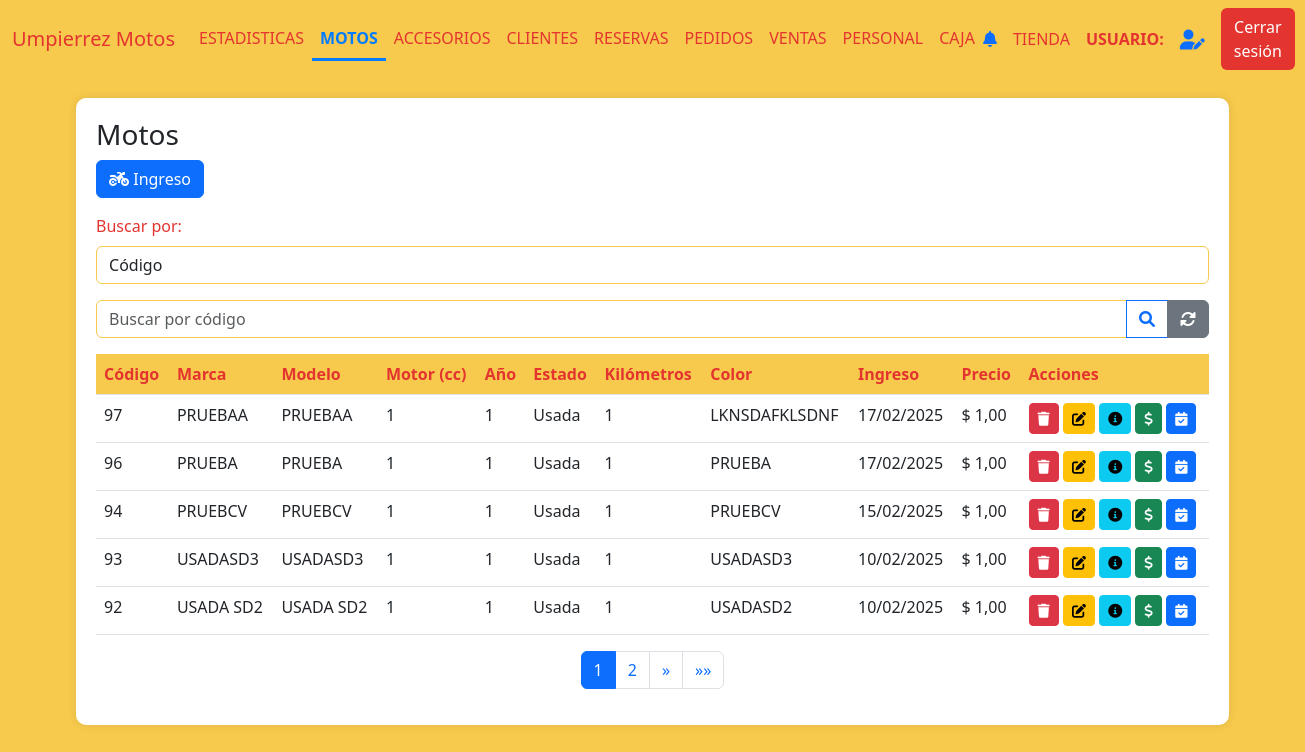
The page /motos (signed in) on the database as committed earlier.
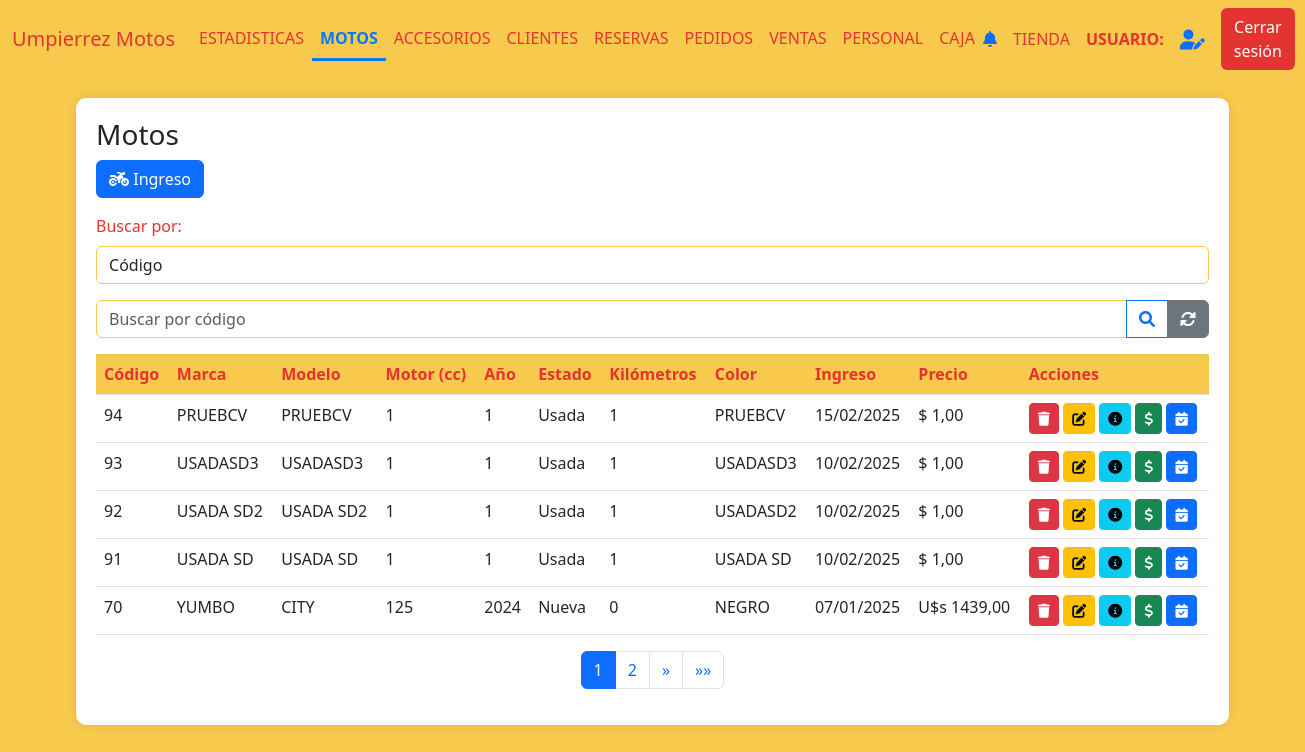
The same page on the database as committed later.
### AppUM/models.py (models this page shows)
class Moto(models.Model):
    marca = models.CharField(max_length=20)
    modelo = models.CharField(max_length=20)
    anio = models.IntegerField()
    motor = models.IntegerField()
    estado = models.CharField(max_length=10)
    kilometros = models.IntegerField()
    precio = models.DecimalField(max_digits=10, decimal_places=2)
    color = models.CharField(max_length=20)
    num_motor = models.CharField(max_length=40, unique=True)
    num_chasis = models.CharField(max_length=40, unique=True)
    num_cilindros = models.IntegerField(default=1)
    cantidad_pasajeros = models.IntegerField(default=2)
    foto = models.ImageField(null=True, blank=True, upload_to="motos/fotos/")
    pertenece_tienda = models.BooleanField()
    pertenece_taller = models.BooleanField()
    identificacion_pdf = models.FileField(upload_to='motos/pdfs/', null=True, blank=True)
    observaciones = models.TextField(null=True, blank=True)
    fecha_ingreso = models.DateTimeField(auto_now_add=True)
    moneda_precio = models.CharField(max_length=10,default=True,null=True)
    tipo = models.CharField(max_length=20,blank=True)
    precio_final = models.DecimalField(max_digits=10, decimal_places=2,default=0)
    contiene_num_motor = models.BooleanField(default=1)
    contiene_num_chasis = models.BooleanField(default=1)

### AppUM/decorators.py (the view)
    def _wrapped_view(request, *args, **kwargs):
        user = request.user
        if user.is_authenticated:
            usuario_consulta = Personal.objects.filter(usuario=user.username).first()
            if usuario_consulta:
                if Administrativo.objects.filter(personal_ptr_id=usuario_consulta.id,activo=1).exists():
                    return view_func(request, *args, **kwargs)
                else:
                    raise PermissionDenied
            else:
                return view_func(request, *args, **kwargs)
        else:
            return redirect('Login')  # Redirigir al login si no está autenticado

### AppUM/context_processors.py (called while the page is built)
def cantidad_solicitudes_no_leidas(req):
    if req.user.is_authenticated:
        usuario = req.user
        usuario_actual = Personal.objects.filter(usuario=usuario.username).first()
        notificaciones = NotificacionPersonal.objects.filter(personal=usuario_actual,leido=0).count()
    else:
        notificaciones = 0
    return {'notificaciones': notificaciones}

### AppUM/functions.py (called while the page is built)
def funcion_paginas_varias(req,instancia_model):
    paginator = Paginator(instancia_model, 5)  # 5 motos por página
    page_number = req.GET.get('page')  # Obtiene el número de página desde la URL
    page_obj = paginator.get_page(page_number)
    return page_obj

### AppUM/views.py (called while the page is built)
@admin_required
def vista_inventario_motos(req):
    motos = Moto.objects.filter(pertenece_tienda=1).order_by('-fecha_ingreso')
    logo_um = Logos.objects.get(id=1)
    page_obj = funcion_paginas_varias(req,motos)
    return render(req,"perfil_administrativo/motos/motos.html",{'page_obj': page_obj,"motos":motos,"logo_um":logo_um.logo_UM.url if logo_um.logo_UM else None,"active_page": 'Motos'})

### AppUM/templates/perfil_administrativo/motos/motos.html (shortened to what the changed rows need)
{% extends "perfil_administrativo/padre_perfil_administrativo.html" %}
{% load static %}
{% block contenidoQueCambia %}
<link href="https://cdnjs.cloudflare.com/ajax/libs/font-awesome/6.0.0/css/all.min.css" rel="stylesheet">
<link href="https://cdn.jsdelivr.net/npm/bootstrap-icons@1.10.0/font/bootstrap-icons.css" rel="stylesheet">
<div class="table-container" id="inventarios">
    <table class="table">
        <thead>
            <tr>
                <th>Código</th>
                <th>Marca</th>
                <th>Modelo</th>
                <th>Motor (cc)</th>
                <th>Año</th>
                <th>Estado</th>
                <th>Kilómetros</th>
                <th>Color</th>
                <th>Ingreso</th>
                <th>Precio</th>
                <th>Acciones</th>
            </tr>
        </thead>
        <tbody>
            {% if page_obj %}
                {% for moto in page_obj %}
                <tr>
                    <td>{{ moto.id }}</td>
                    <td>{{ moto.marca }}</td>
                    <td>{{ moto.modelo }}</td>
                    <td>{{ moto.motor }}</td>
                    <td>{{ moto.anio }}</td>
                    <td>{{ moto.estado }}</td>
                    <td>{{ moto.kilometros }}</td>
                    <td>{{ moto.color }}</td>
                    <td>{{ moto.fecha_ingreso|date:"d/m/Y" }}</td>
                    <td>
                        {% if moto.precio > 0 %}
                        {% if moto.moneda_precio == "Pesos" %} $ {{ moto.precio }} {% else %} U$s {{ moto.precio }} {% endif %}
                        {% else %}
                        Sin precio
                        {% endif %}
                    </td>
                    <td>
                        <a href="{% url 'MotoBaja' moto.id %}"><button class="btn btn-sm btn-danger"><i class="fas fa-trash"></i></button></a>
                        <a href="{% url 'MotoModificacion' moto.id %}"><button class="btn btn-sm btn-warning"><i class="fas fa-edit"></i></button></a>
                        <a href="{% url 'MotoDetalles' moto.id %}"><button class="btn btn-sm btn-info"><i class="fas fa-info-circle"></i></button></a>
                        <a href="{% url 'MotoVentaForm' moto.id %}"><button class="btn btn-sm btn-success"><i class="fas fa-dollar-sign"></i></button></a>
                        <a href="{% url 'MotoReservaForm' moto.id %}"><button class="btn btn-sm btn-primary"><i class="fas fa-calendar-check"></i></button></a>
                    </td>
                </tr>
                {% endfor %}
            {% else %}
                <tr>
                    <td colspan="9" class="text-center text-muted">
                        No hay registros de motos disponibles.
                    </td>
                </tr>
            {% endif %}
        </tbody>
    </table>
    <nav aria-label="Page navigation">
        <ul class="pagination justify-content-center">
            {% for num in page_obj.paginator.page_range %}
            <li class="page-item {% if page_obj.number == num %}active{% endif %}">
                <a class="page-link" href="?page={{ num }}">{{ num }}</a>
            </li>
            {% endfor %}
        </ul>
    </nav>
</div>
{% endblock %}

Rows that differ between the two databases and show on the page:
no longer on this page (row edited): Moto: id "97", marca "PRUEBAA", modelo "PRUEBAA", motor "1", anio "1", estado "Usada", kilometros "1", color "LKNSDAFKLSDNF", fecha_ingreso "17/02/2025", precio "1,00"
no longer on this page (row edited): Moto: id "96", marca "PRUEBA", modelo "PRUEBA", motor "1", anio "1", estado "Usada", kilometros "1", color "PRUEBA", fecha_ingreso "17/02/2025", precio "1,00"
now on this page (row unchanged): Moto: id "91", marca "USADA SD", modelo "USADA SD", motor "1", anio "1", estado "Usada", kilometros "1", color "USADA SD", fecha_ingreso "10/02/2025", precio "1,00"
now on this page (row unchanged): Moto: id "70", marca "YUMBO", modelo "CITY", motor "125", anio "2024", estado "Nueva", kilometros "0", color "NEGRO", fecha_ingreso "07/01/2025", precio "1439,00"
